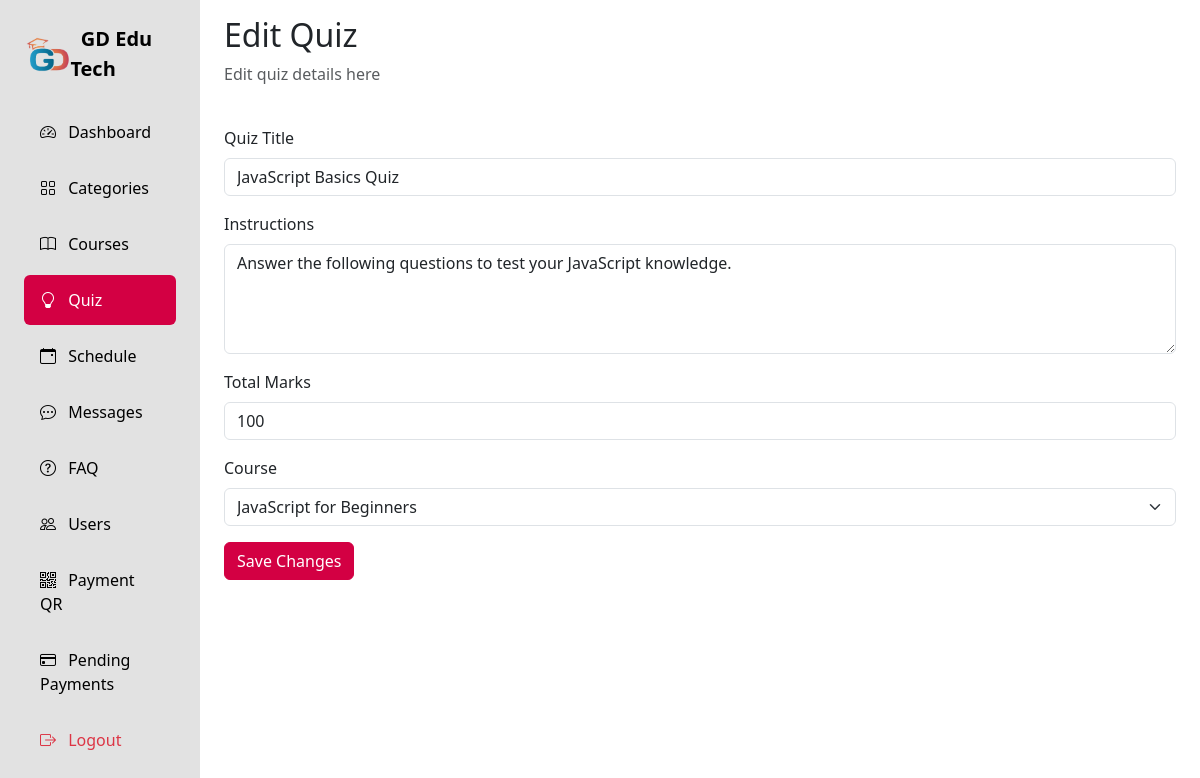
The page /adminPanel/Quiz/edit_quiz.php?id=1 on the database its author committed.
### tables this page shows
CREATE TABLE Quizzes (
    quiz_id INT PRIMARY KEY AUTO_INCREMENT,
    course_id INT NOT NULL,
    title VARCHAR(150) NOT NULL,
    instructions TEXT,
    total_marks INT NOT NULL,
    created_at DATETIME DEFAULT CURRENT_TIMESTAMP,
    updated_at DATETIME DEFAULT CURRENT_TIMESTAMP ON UPDATE CURRENT_TIMESTAMP,
    FOREIGN KEY (course_id) REFERENCES Courses(course_id) ON DELETE CASCADE
);

CREATE TABLE Courses (
    course_id INT PRIMARY KEY AUTO_INCREMENT,
    title VARCHAR(150) NOT NULL,
    description TEXT,
    thumbnail VARCHAR(255),
    price DECIMAL(10, 2) NOT NULL CHECK (price >= 0),
    language VARCHAR(50),
    level ENUM('beginner', 'intermediate', 'advanced') NOT NULL,
    created_by INT NOT NULL,
    date_created DATETIME DEFAULT CURRENT_TIMESTAMP,
    category_id INT,
    course_type TINYINT(1) DEFAULT 0,
    status ENUM('published', 'draft') DEFAULT 'published',
    isPopular VARCHAR(50),
    uploadedBy_id INT,
    created_at DATETIME DEFAULT CURRENT_TIMESTAMP,
    updated_at DATETIME DEFAULT CURRENT_TIMESTAMP ON UPDATE CURRENT_TIMESTAMP,
    FOREIGN KEY (created_by) REFERENCES Users(user_id) ON DELETE CASCADE,
    FOREIGN KEY (category_id) REFERENCES Categories(category_id) ON DELETE SET NULL,
    FOREIGN KEY (uploadedBy_id) REFERENCES Users(user_id) ON DELETE SET NULL
);

### adminPanel/Quiz/edit_quiz.php (the view, shortened to what this page needs)
<?php
require_once '../../Configurations/config.php';
$quiz_id = intval($_GET['id']);
$query = "SELECT * FROM Quizzes WHERE quiz_id = $quiz_id";
$result = mysqli_query($conn, $query);
$quiz = mysqli_fetch_assoc($result);
$courses_query = "SELECT * FROM Courses";
$courses_result = mysqli_query($conn, $courses_query);
?>
<!DOCTYPE html>
<html lang="en">
<head>
    <link href="https://cdn.jsdelivr.net/npm/bootstrap@5.3.2/dist/css/bootstrap.min.css" rel="stylesheet">
    <link rel="stylesheet" href="https://cdn.jsdelivr.net/npm/bootstrap-icons@1.11.1/font/bootstrap-icons.css">
    <link rel="stylesheet" href="../css/style.css">
</head>
<body>
    <div class="container-fluid">
        <div class="row">
<div class="col-auto col-md-3 col-xl-2 px-sm-2 px-0 sidebar">
    <div class="d-flex flex-column align-items-center align-items-sm-start px-3 pt-2 min-vh-100">
        <a href="#" class="d-flex align-items-center pb-3 mb-md-1 mt-md-3 me-md-auto text-white text-decoration-none">
            <span class="fs-5 fw-bolder" style="display: flex;align-items:center;color:black;"><img height="35px" src="../images/edutechLogo.png" alt="">&nbsp; GD Edu Tech</span>
        </a>
        <ul class="nav nav-pills flex-column mb-sm-auto mb-0 align-items-center align-items-sm-start w-100" id="menu">
            <li class="w-100">
                <a href="../" class="nav-link">
                    <i class="bi bi-speedometer2 me-2"></i> Dashboard
                </a>
            </li>
            <li class="w-100">
                <a href="../Categories/" class="nav-link">
                    <i class="bi bi-grid me-2"></i> Categories
                </a>
            </li>
            <li class="w-100">
                <a href="../Courses/" class="nav-link">
                    <i class="bi bi-book me-2"></i> Courses
                </a>
            </li>
            <li class="w-100">
                <a href="../Quiz/" class="nav-link active">
                    <i class="bi bi-lightbulb me-2"></i> Quiz
                </a>
            </li>
            <li class="w-100">
                <a href="../Schedule/" class="nav-link">
                    <i class="bi bi-calendar-event me-2"></i> Schedule
                </a>
            </li>
            <li class="w-100">
                <a href="../Messages/" class="nav-link">
                    <i class="bi bi-chat-dots me-2"></i> Messages
                </a>
            </li>
            <li class="w-100">
                <a href="../FAQ/" class="nav-link">
                    <i class="bi bi-question-circle me-2"></i> FAQ
                </a>
            </li>
            <li class="w-100">
                <a href="../Users/" class="nav-link">
                    <i class="bi bi-people me-2"></i> Users
                </a>
            </li>
            <li class="w-100">
                <a href="../manage_qr.php" class="nav-link">
                    <i class="bi bi-qr-code me-2"></i> Payment QR
                </a>
            </li>
            <li class="w-100">
                <a href="../pending_payments.php" class="nav-link">
                    <i class="bi bi-credit-card me-2"></i> Pending Payments
                </a>
            </li>
            <li class="w-100 mt-auto">
                <a href="../logout.php" class="nav-link text-danger">
                    <i class="bi bi-box-arrow-right me-2"></i> Logout
                </a>
            </li>
        </ul>
    </div>
</div>
            <div class="col py-3">
                <div class="container-fluid">
                    <div class="row mb-4">
                        <div class="col">
                            <h2>Edit Quiz</h2>
                            <p class="text-muted">Edit quiz details here</p>
                        </div>
                    </div>
                    <form method="POST">
                        <div class="mb-3">
                            <label for="title" class="form-label">Quiz Title</label>
                            <input type="text" class="form-control" id="title" name="title" value="<?php echo htmlspecialchars($quiz['title']); ?>" required>
                        </div>
                        <div class="mb-3">
                            <label for="instructions" class="form-label">Instructions</label>
                            <textarea class="form-control" id="instructions" name="instructions" rows="4"><?php echo htmlspecialchars($quiz['instructions']); ?></textarea>
                        </div>
                        <div class="mb-3">
                            <label for="total_marks" class="form-label">Total Marks</label>
                            <input type="number" class="form-control" id="total_marks" name="total_marks" value="<?php echo htmlspecialchars($quiz['total_marks']); ?>" required>
                        </div>
                        <div class="mb-3">
                            <label for="course_id" class="form-label">Course</label>
                            <select class="form-select" id="course_id" name="course_id" required>
                                <?php while ($course = mysqli_fetch_assoc($courses_result)): ?>
                                    <option value="<?php echo $course['course_id']; ?>" <?php echo $quiz['course_id'] == $course['course_id'] ? 'selected' : ''; ?>>
                                        <?php echo htmlspecialchars($course['title']); ?>
                                    </option>
                                <?php endwhile; ?>
                            </select>
                        </div>
                        <div class="mb-3">
                            <button type="submit" class="btn btn-primary">Save Changes</button>
                        </div>
                    </form>
                </div>
            </div>
        </div>
    </div>
</body>
</html>

### adminPanel/css/style.css (style rules this page uses)
.sidebar { background: #e2e2e2 !important; min-height: 100vh; color: white; }
.nav-link { color:black; padding: 0.8rem 1rem; margin: 0.2rem 0; border-radius: 0.5rem; }
.nav-link.active { background: #d30043 !important; color: white; }
.btn-primary { background:#d30043 !important ; border-color: #d30043 !important; }

### rows shown on the page
quizzes: title "JavaScript Basics Quiz", instructions "Answer the following questions to test your JavaScript knowledge.", total_marks "100", course_id "JavaScript for Beginners"
